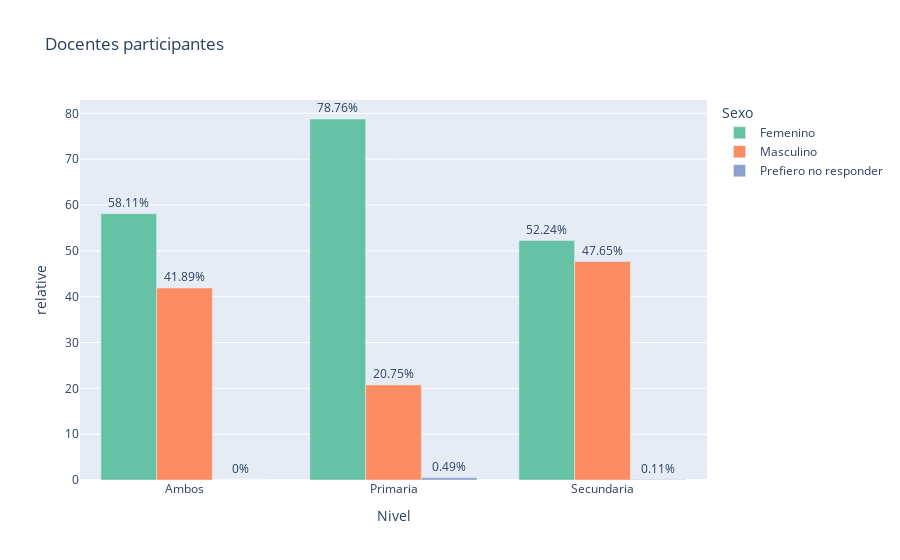

Notebook code cell kept with this figure:
### Code cell
fig_1 = px.bar(piv, x='Nivel', y ='relative',  color='Sexo', text='relative', barmode='group',
               color_discrete_sequence= px.colors.qualitative.Set2,
               title='Docentes participantes')
fig_1.update_traces(textposition='outside',
                    texttemplate='%{text}%')
fig_1.show()

### Figure 1 — Plotly figure (JSON) as saved in the notebook; plotly's stock layout.template omitted (floating-point values rounded to 4 significant figures)
{"data": [{"alignmentgroup": "True", "hovertemplate": "Sexo=Femenino<br>Nivel=%{x}<br>relative=%{text}<extra></extra>", "legendgroup": "Femenino", "marker": {"color": "rgb(102,194,165)", "pattern": {"shape": ""}}, "name": "Femenino", "offsetgroup": "Femenino", "orientation": "v", "showlegend": true, "text": [58.11, 78.76, 52.24], "textposition": "outside", "texttemplate": "%{text}%", "type": "bar", "x": ["Ambos", "Primaria", "Secundaria"], "xaxis": "x", "y": [58.11, 78.76, 52.24], "yaxis": "y"}, {"alignmentgroup": "True", "hovertemplate": "Sexo=Masculino<br>Nivel=%{x}<br>relative=%{text}<extra></extra>", "legendgroup": "Masculino", "marker": {"color": "rgb(252,141,98)", "pattern": {"shape": ""}}, "name": "Masculino", "offsetgroup": "Masculino", "orientation": "v", "showlegend": true, "text": [41.89, 20.75, 47.65], "textposition": "outside", "texttemplate": "%{text}%", "type": "bar", "x": ["Ambos", "Primaria", "Secundaria"], "xaxis": "x", "y": [41.89, 20.75, 47.65], "yaxis": "y"}, {"alignmentgroup": "True", "hovertemplate": "Sexo=Prefiero no responder<br>Nivel=%{x}<br>relative=%{text}<extra></extra>", "legendgroup": "Prefiero no responder", "marker": {"color": "rgb(141,160,203)", "pattern": {"shape": ""}}, "name": "Prefiero no responder", "offsetgroup": "Prefiero no responder", "orientation": "v", "showlegend": true, "text": [0, 0.49, 0.11], "textposition": "outside", "texttemplate": "%{text}%", "type": "bar", "x": ["Ambos", "Primaria", "Secundaria"], "xaxis": "x", "y": [0, 0.49, 0.11], "yaxis": "y"}], "layout": {"autosize": true, "barmode": "group", "legend": {"title": {"text": "Sexo"}, "tracegroupgap": 0}, "title": {"text": "Docentes participantes"}, "xaxis": {"anchor": "y", "autorange": true, "domain": [0, 1], "range": [-0.5, 2.5], "title": {"text": "Nivel"}, "type": "category"}, "yaxis": {"anchor": "x", "autorange": true, "domain": [0, 1], "range": [0, 82.91], "title": {"text": "relative"}, "type": "linear"}}}
